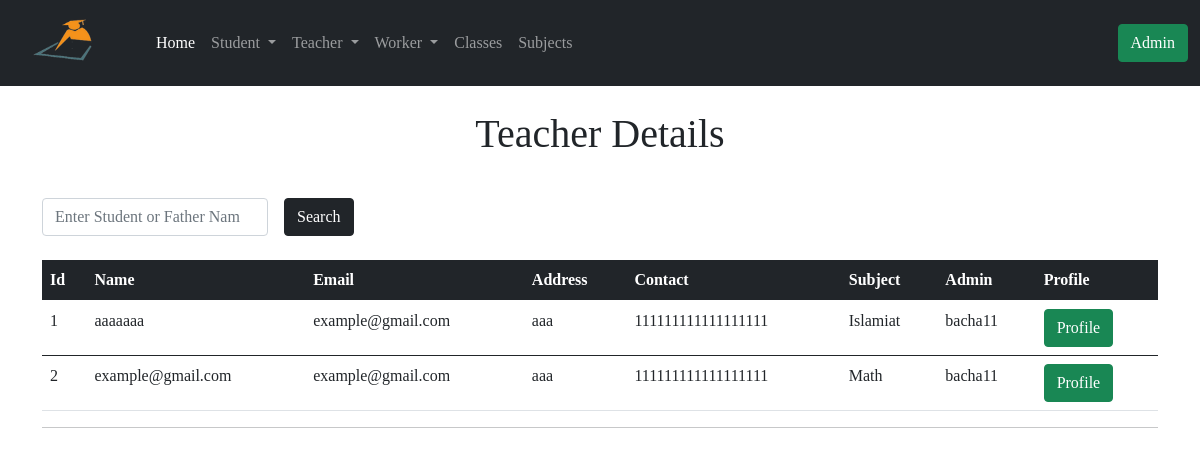
Page /teacher_detials on the earlier database version.
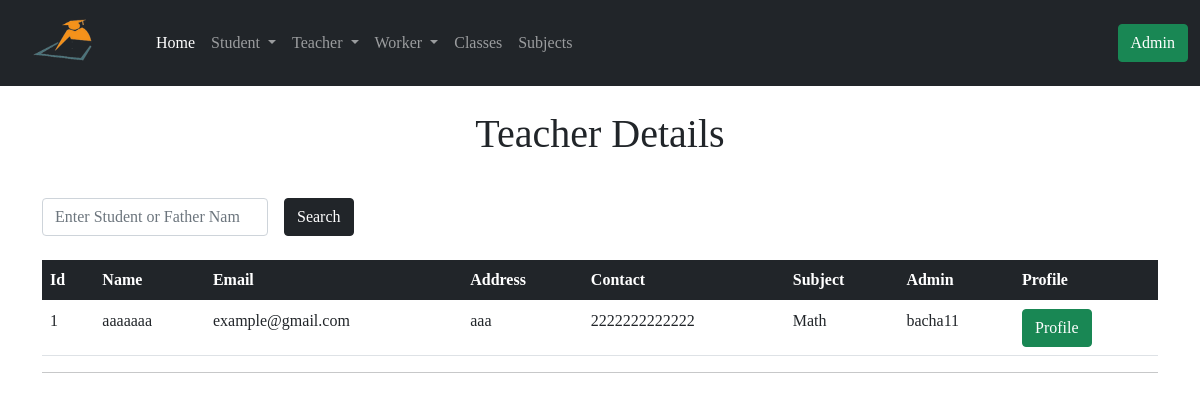
Same page on the later database version.
### app/models.py (models this page shows, shortened)
class Teacher(db.Model):
    id = db.Column(db.Integer, primary_key=True)
    tech_name = db.Column(db.String(64), index=True)
    email = db.Column(db.String(64), index=True)
    tech_address = db.Column(db.String(128), index=True)
    tech_contact = db.Column(db.String(64), index=True)
    join_date = db.Column(db.DateTime, default=datetime.utcnow())
    admin_id = db.Column(db.Integer, db.ForeignKey('admin.id'))
    tech_subject = db.Column(db.Integer, db.ForeignKey('subject.id'))

class Subject(db.Model):
    id = db.Column(db.Integer, primary_key=True)
    sub_name = db.Column(db.String(64))
    admin_id = db.Column(db.Integer, db.ForeignKey('admin.id'))
    teacher = db.relationship('Teacher', backref='sub')
    leaveteacher = db.relationship('LeaveTeacher', backref='sub')

class Admin(UserMixin, db.Model):
    id = db.Column(db.Integer, primary_key=True)
    username = db.Column(db.String(32), unique=True, index=True)
    email = db.Column(db.String(64), unique=True, index=True)
    password_hash = db.Column(db.String(128))
    join_date = db.Column(db.DateTime, default=datetime.utcnow())
    student = db.relationship('Student', backref='admin')
    leavestudent = db.relationship('LeaveStudent', backref='admin')
    teacher = db.relationship('Teacher', backref='admin')
    leaveteacher = db.relationship('LeaveTeacher', backref='admin')
    worker = db.relationship('Worker', backref='admin')
    leaveworker = db.relationship('LeaveWorker', backref='admin')
    classs = db.relationship('Class', backref='admin')
    subject = db.relationship('Subject', backref='admin')

### app/routes.py (the view)
@app.route('/teacher_detials')
def teacher_detials():
    teachers = Teacher.query.all()
    return render_template('teacher_detials.html', title='Teachers', teachers=teachers)

### app/templates/teacher_detials.html
{% extends 'base.html' %}
{% block content %}
<div class="container">
    <h1 class="text-center mt-4">Teacher Details</h1>
  <form action="" method="GET">
    <div class="row g-3 align-items-center mt-4">
      <div class="col-auto">
        <input type="search" name="query" id="inputPassword6" value="" class="form-control" placeholder="Enter Student or Father Name" required>
      </div>
      <div class="col-auto">
        <button type="submit" class="btn btn-dark">Search</button>
      </div>
    </div>
  </form>
  <table class="table mt-4">
      <thead class="table-dark">
        <tr>
          <th scope="col">Id</th>
          <th scope="col">Name</th>
          <th scope="col">Email</th>
          <th scope="col">Address</th>
          <th scope="col">Contact</th>
          <th scope="col">Subject</th>
          <th scope="col">Admin</th>
          <th scope="col">Profile</th>
        </tr>
      </thead>
      {% for teacher in teachers %}
      <tbody>
        <tr>
          <td> {{ teacher.id }}</td>
          <td> {{ teacher.tech_name }} </td>
          <td> {{ teacher.email }} </td>
          <td> {{ teacher.tech_address }} </td>
          <td> {{ teacher.tech_contact }} </td>
          <td>  {{ teacher.sub.sub_name }} </td>
          <td> {{ teacher.admin.username }} </td>
          <td> <a href=" {{ url_for('teacher_profile', id=teacher.id) }} "> <button type="submit" class="btn btn-success">  Profile </button> </a></td>
        </tr>
      </tbody>
      {% endfor %}
    </table>
    <hr>
</div>
{% endblock %}

Differences in the rows shown:
removed Teacher: id "2", tech_name "example@gmail.com", email "example@gmail.com", tech_address "aaa", tech_contact "111111111111111111", sub.sub_name "Math", admin.username "bacha11"
changed Teacher "aaaaaaa": tech_contact "111111111111111111" → "2222222222222"; sub.sub_name "Islamiat" → "Math"
